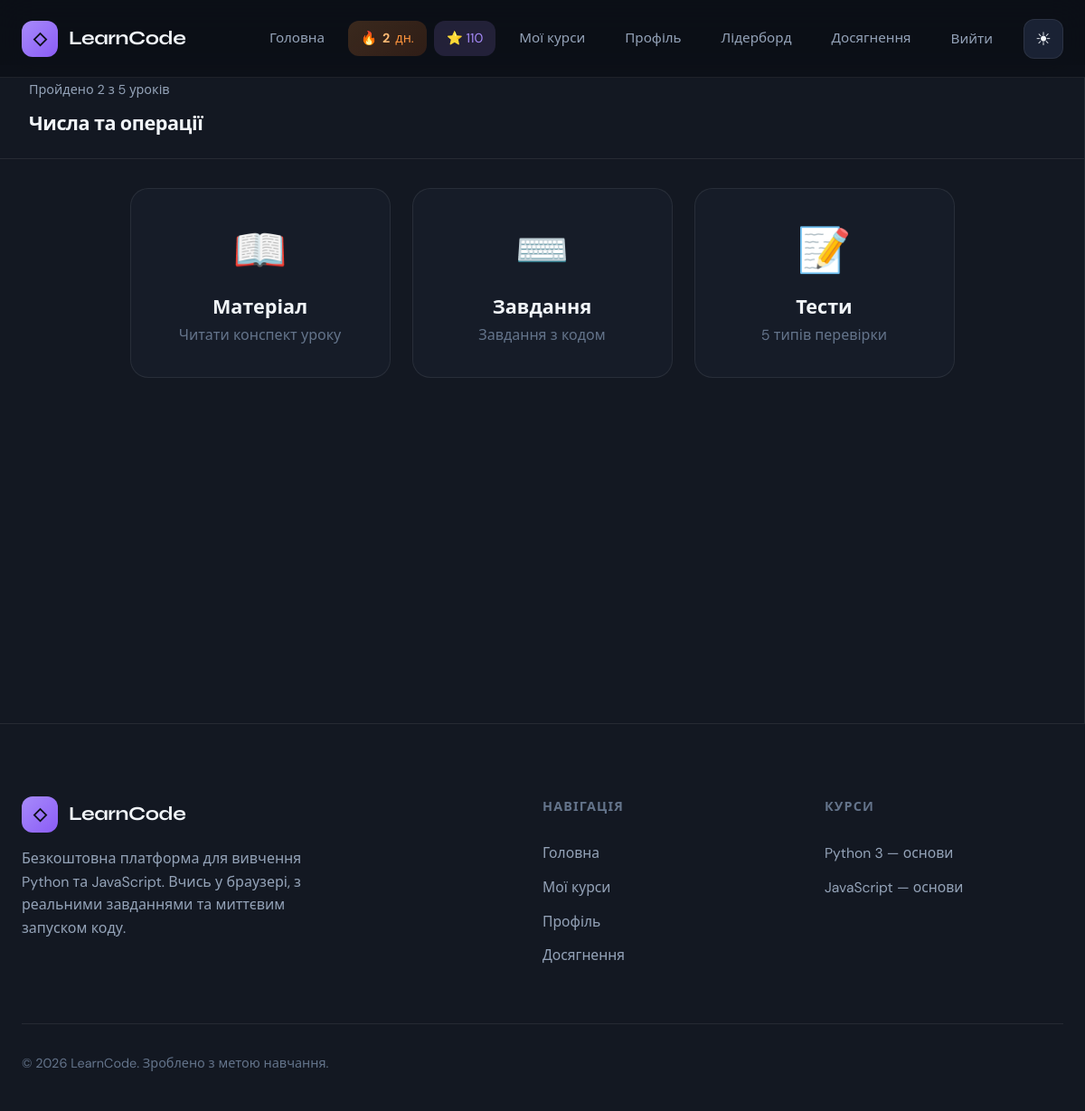
Page /course/python-basics/lesson/numbers/ (signed in) on the committed database.
### courses/models.py (models this page shows, shortened)
class Lesson(models.Model):
    course = models.ForeignKey(Course, on_delete=models.CASCADE, related_name='lessons')
    title = models.CharField('Назва', max_length=200)
    slug = models.SlugField()
    content = models.TextField('Контент (HTML/Markdown)')
    order = models.PositiveIntegerField('Порядок', default=0)
    duration_minutes = models.PositiveIntegerField('Хвилин', default=15)
    is_published = models.BooleanField('Опубліковано', default=True)
    created_at = models.DateTimeField(auto_now_add=True)
    class Meta:
        ordering = ['course', 'order']
        unique_together = [['course', 'slug']]
        verbose_name = 'Урок'
        verbose_name_plural = 'Уроки'

class Course(models.Model):
    LANG_CHOICES = [
        ('python', 'Python'),
        ('javascript', 'JavaScript'),
    ]
    title = models.CharField('Назва', max_length=200)
    slug = models.SlugField(unique=True)
    language = models.CharField('Мова', max_length=20, choices=LANG_CHOICES)
    short_description = models.CharField('Короткий опис', max_length=300)
    description = models.TextField('Опис')
    duration_hours = models.PositiveIntegerField('Тривалість (год)', default=24)
    level = models.CharField('Рівень', max_length=50, default='Початковий')
    order = models.PositiveIntegerField('Порядок', default=0)
    icon = models.CharField('Іконка/емодзі', max_length=10, default='🐍')
    color = models.CharField('Колір (hex)', max_length=7, default='#3776ab')  # Python blue / JS yellow
    is_published = models.BooleanField('Опубліковано', default=True)
    created_at = models.DateTimeField(auto_now_add=True)
    class Meta:
        ordering = ['order', 'title']
        verbose_name = 'Курс'
        verbose_name_plural = 'Курси'

### courses/views.py (the view)
# urls.py: path('course/<slug:course_slug>/lesson/<slug:lesson_slug>/', views.lesson_detail, name='lesson_detail'),
@login_required
def lesson_detail(request, course_slug, lesson_slug):
    course = get_object_or_404(Course, slug=course_slug, is_published=True)
    lesson = get_object_or_404(Lesson, course=course, slug=lesson_slug, is_published=True)
    exercises = lesson.exercises.filter(is_published=True).order_by('order')
    all_quizzes = lesson.quizzes.filter(is_published=True).order_by('order')
    quizzes_true_false = [q for q in all_quizzes if q.quiz_type == 'true_false']
    quizzes_single_choice = [q for q in all_quizzes if q.quiz_type == 'single_choice']
    quizzes_match_pairs = [q for q in all_quizzes if q.quiz_type == 'match_pairs']
    lessons_list = list(course.lessons.filter(is_published=True).order_by('order'))
    idx = next((i for i, l in enumerate(lessons_list) if l.pk == lesson.pk), None)
    lessons_prev = lessons_list[idx - 1] if idx and idx > 0 else None
    lessons_next = lessons_list[idx + 1] if idx is not None and idx < len(lessons_list) - 1 else None
    completed_count = count_completed_lessons_for_course(request, course)
    total_lessons = len(lessons_list)
    avg_rating, rating_count = get_average_rating(lesson=lesson)
    return render(request, 'courses/lesson_detail.html', {
        'course': course,
        'lesson': lesson,
        'exercises': exercises,
        'quizzes': all_quizzes,
        'quizzes_true_false': quizzes_true_false,
        'quizzes_single_choice': quizzes_single_choice,
        'quizzes_match_pairs': quizzes_match_pairs,
        'lessons_prev': lessons_prev,
        'lessons_next': lessons_next,
        'completed_count': completed_count,
        'total_lessons': total_lessons,
        'avg_rating': avg_rating,
        'rating_count': rating_count,
    })

### courses/context_processors.py (called while the page is built)
def courses_list(request):
    return {
        'courses_list': Course.objects.filter(is_published=True).order_by('order')[:5],
    }

def user_profile(request):
    if not request.user.is_authenticated:
        return {'user_streak': 0, 'user_points': 0}
    try:
        profile = GameProfile.objects.get(user=request.user)
        return {'user_streak': profile.streak_days, 'user_points': profile.points}
    except GameProfile.DoesNotExist:
        return {'user_streak': 0, 'user_points': 0}

### courses/services.py (called while the page is built)
def get_player_id(request):
    if request.user.is_authenticated:
        return None, request.user
    return request.session.session_key, None

def count_completed_lessons_for_course(request, course):
    session_key, user = get_player_id(request)
    qs = UserProgress.objects.filter(completed=True, lesson__course=course)
    if user:
        qs = qs.filter(user=user)
    else:
        qs = qs.filter(session_key=session_key)
    return qs.count()

def get_average_rating(course=None, lesson=None):
    from .models import Rating
    from django.db.models import Avg
    qs = Rating.objects.filter(score__gte=1, score__lte=5)
    if course:
        qs = qs.filter(course=course)
    if lesson:
        qs = qs.filter(lesson=lesson)
    avg = qs.aggregate(a=Avg('score'))['a'] or 0
    return round(avg, 1), qs.count()

### templates/courses/lesson_detail.html (shortened to what this page needs)
{% extends 'base.html' %}
{% load static %}
{% block content %}
<div class="lesson-layout lesson-layout--choice" id="lesson-layout">
  <div class="lesson-content-panel">
    <div class="container lesson-container">
      <div class="lesson-entry-header" id="lesson-entry-header">
        {% if total_lessons > 0 %}
        <p class="lesson-progress-inline" aria-label="Прогрес курсу">Пройдено {{ completed_count }} з {{ total_lessons }} уроків</p>
        {% endif %}
        <h1 class="lesson-title">{{ lesson.title }}</h1>
      </div>
      <div class="lesson-entry-cards lesson-entry-cards--three" id="lesson-entry-cards">
        <button type="button" class="lesson-entry-card" data-panel="material" id="btn-material">
          <span class="lesson-entry-card-icon">📖</span>
          <span class="lesson-entry-card-title">Матеріал</span>
          <span class="lesson-entry-card-desc">Читати конспект уроку</span>
        </button>
        <button type="button" class="lesson-entry-card" data-panel="tasks" id="btn-tasks">
          <span class="lesson-entry-card-icon">⌨️</span>
          <span class="lesson-entry-card-title">Завдання</span>
          <span class="lesson-entry-card-desc">Завдання з кодом</span>
        </button>
        <button type="button" class="lesson-entry-card" data-panel="tests" id="btn-tests">
          <span class="lesson-entry-card-icon">📝</span>
          <span class="lesson-entry-card-title">Тести</span>
          <span class="lesson-entry-card-desc">5 типів перевірки</span>
        </button>
      </div>
    </div>
  </div>
</div>
{% endblock %}

### templates/base.html (shortened to what this page needs)
{% load static %}
<!DOCTYPE html>
<html lang="uk" data-theme="dark">
<head>
  <link rel="stylesheet" href="{% static 'css/main.css' %}">
</head>
<body>
  <header class="site-header" id="site-header">
    <div class="container header-inner">
      <a href="{% url 'home' %}" class="logo">
        <span class="logo-icon">◇</span>
        <span class="logo-text">LearnCode</span>
      </a>
      <nav class="nav" id="nav">
        <a href="{% url 'home' %}">Головна</a>
        {% if user.is_authenticated %}
        <span class="header-streak" title="Вогник: дні навчання поспіль">🔥 <strong>{{ user_streak }}</strong> дн.</span>
        <span class="header-points" title="Нараховані бали">⭐ {{ user_points }}</span>
        <a href="{% url 'course_list' %}">Мої курси</a>
        <a href="{% url 'dashboard' %}">Профіль</a>
        <a href="{% url 'leaderboard' %}">Лідерборд</a>
        <a href="{% url 'achievements_list' %}">Досягнення</a>
        <form method="post" action="{% url 'logout' %}" class="nav-logout-form">
          <button type="submit" class="nav-logout-btn">Вийти</button>
        </form>
        {% else %}
        <a href="{% url 'login' %}">Увійти</a>
        <a href="{% url 'register' %}">Реєстрація</a>
        {% endif %}
        <button type="button" class="theme-toggle" id="theme-toggle" aria-label="Світлий режим">
          <span class="theme-icon theme-icon-sun" aria-hidden="true">☀</span>
        </button>
      </nav>
    </div>
  </header>
  <main class="main-content">
    {% block content %}{% endblock %}
  </main>
  <footer class="site-footer">
    <div class="container">
      <div class="footer-grid">
        <div class="footer-brand">
          <a href="{% url 'home' %}" class="logo">
            <span class="logo-icon">◇</span>
            <span class="logo-text">LearnCode</span>
          </a>
          <p>Безкоштовна платформа для вивчення Python та JavaScript. Вчись у браузері, з реальними завданнями та миттєвим запуском коду.</p>
        </div>
        <div class="footer-col">
          <h4>Навігація</h4>
          <ul>
            <li><a href="{% url 'home' %}">Головна</a></li>
            {% if user.is_authenticated %}
            <li><a href="{% url 'course_list' %}">Мої курси</a></li>
            <li><a href="{% url 'dashboard' %}">Профіль</a></li>
            <li><a href="{% url 'achievements_list' %}">Досягнення</a></li>
            {% else %}
            <li><a href="{% url 'login' %}">Увійти</a></li>
            <li><a href="{% url 'register' %}">Реєстрація</a></li>
            {% endif %}
          </ul>
        </div>
        <div class="footer-col">
          <h4>Курси</h4>
          <ul>
            {% for c in courses_list %}
            <li><a href="{% if user.is_authenticated %}{% url 'course_detail' slug=c.slug %}{% else %}{% url 'register' %}{% endif %}">{{ c.title }}</a></li>
            {% empty %}
            <li><a href="{% url 'home' %}#courses">Python та JavaScript</a></li>
            {% endfor %}
          </ul>
        </div>
      </div>
      <div class="footer-bottom">
        <p class="footer-copy">© 2026 LearnCode. Зроблено з метою навчання.</p>
      </div>
    </div>
  </footer>
</body>
</html>

### rows in the picture
Lesson: title "Числа та операції"
Course: title "Python 3 — основи"
Course: title "JavaScript — основи"

### other values in the picture
{{ user_streak }} "2"
{{ user_points }} "110"
{{ completed_count }} "2"
{{ total_lessons }} "5"
